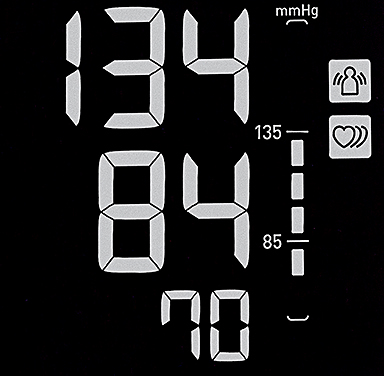
#> input picture sample.png, 384 x 376 px
$ python omronbp786-testing.py   (older library calls are emulated)
#> lines starting #> are read from the running program, lines starting #| are printed output that depends on the picture; after the words box and inside, x2 and y2 are one past the last pixel; in counts of white or black regions, pixels touching at a corner belong together
#!/usr/bin/env python

"""
Proof of concept script; As of this writing, the Omron BP786 does not currently support data export outside of a closed-source app.
Code modified from http://www.pyimagesearch.com/2017/02/13/recognizing-digits-with-opencv-and-python/
"""

from imutils import contours
import imutils
import cv2
import time

class OmronBP786(object):
    """
    A class for reading the display of an Omron BP786 blood pressure monitor.
    """
    DIGITS_LOOKUP = {
        (1, 1, 1, 0, 1, 1, 1): 0,
        (0, 0, 1, 0, 0, 1, 0): 1,
        (1, 0, 1, 1, 1, 1, 0): 2,
        (1, 0, 1, 1, 0, 1, 1): 3,
        (0, 1, 1, 1, 0, 1, 0): 4,
        (1, 1, 0, 1, 0, 1, 1): 5,
        (1, 1, 0, 1, 1, 1, 1): 6,
        (1, 1, 1, 0, 0, 1, 0): 7,
        (1, 1, 1, 1, 1, 1, 1): 8,
        (1, 1, 1, 1, 0, 1, 1): 9
    }

    def __init__(self):
        image_file = 'sample.png'

    def acquire(self, image_file='sample.png'):
#> called with image_file = 'sample.png'
        self.image = imutils.resize(cv2.imread(image_file), height=500)
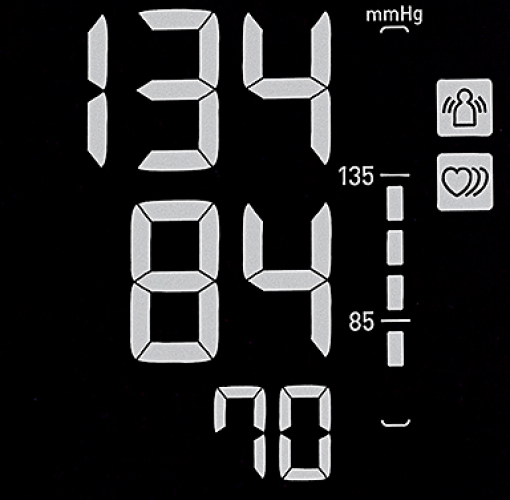
#> self.image: shape (500, 510, 3); mean B, G, R 34.3, 33.8, 33.8
        gray = cv2.cvtColor(self.image, cv2.COLOR_BGR2GRAY)
        blurred = cv2.GaussianBlur(gray, (39, 39), 0)# kernel width and height should be odd
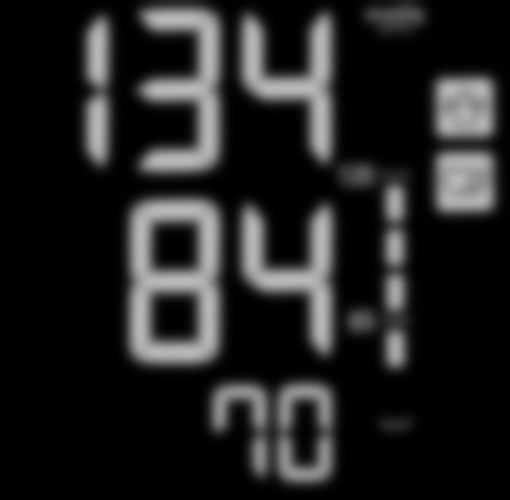
#> blurred: shape (500, 510); min 0, max 185, mean 33.8
        thresh = cv2.threshold(blurred, 0, 255,
            cv2.THRESH_BINARY | cv2.THRESH_OTSU)[1]
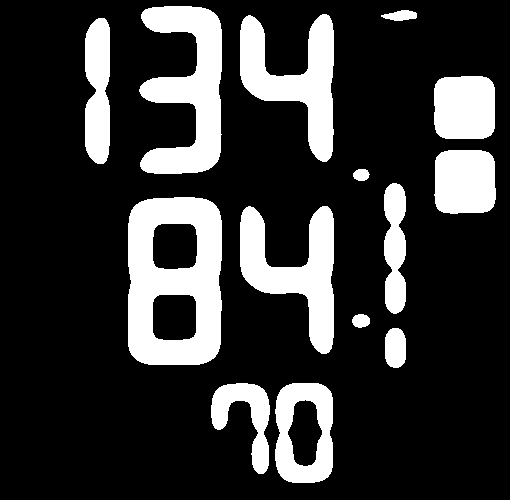
#> thresh: shape (500, 510); 20.6% white; 14 white regions, largest, box (x1, y1, x2, y2) and area: (128, 197, 222, 365) 11333, (139, 6, 222, 174) 7984, (240, 206, 334, 354) 6480
        kernel = cv2.getStructuringElement(cv2.MORPH_ELLIPSE, (1, 5))
        self.thresh = cv2.morphologyEx(thresh, cv2.MORPH_OPEN, kernel)
#> self.thresh: shape (500, 510); 20.6% white; 14 white regions

        cnts = cv2.findContours(thresh.copy(), cv2.RETR_EXTERNAL,
            cv2.CHAIN_APPROX_SIMPLE)
#> cnts = 14 contours; largest, box (x1, y1, x2, y2) and area: (128, 197, 222, 365) 14805, (139, 6, 222, 174) 7676, (240, 206, 334, 354) 6224, (240, 14, 334, 162) 6170, (275, 383, 333, 483) 5184
        cnts = cnts[0] if imutils.is_cv2() else cnts[1]
        digit_coords = []

        for c in cnts:
            (x, y, w, h) = cv2.boundingRect(c)
            if float(h) / w > 1.1 and h > 70:# only grab large countours
                digit_coords.append((x, y, w, h))
#> this loop made 14 passes
#> (x, y, w, h) on passes 1 to 12: (275, 383, 58, 100), (211, 383, 59, 91), (385, 328, 21, 40), (352, 314, 18, 14), (240, 206, 94, 148), (128, 197, 94, 168), (384, 183, 22, 131), (353, 169, 17, 12), (434, 150, 62, 64), (434, 76, 61, 63), (85, 18, 25, 146), (240, 14, 94, 148)
#> after the loop, digit_coords = [(275, 383, 58, 100), (211, 383, 59, 91), (240, 206, 94, 148), (128, 197, 94, 168), (384, 183, 22, 131), (85, 18, 25, 146), (240, 14, 94, 148), (139, 6, 83, 168)]

        digit_coords.remove(max(digit_coords))# remove right-most artefact (not a digit)

        digit_coords.sort(key=lambda x:x[1])

        self.bin_list = [[digit_coords.pop(0)]]
#> self.bin_list = [[(139, 6, 83, 168)]]

        for rect in digit_coords:
            if abs(rect[1] - self.bin_list[0][0][1]) < 20:
                self.bin_list[0].append(rect)
                digit_coords = digit_coords[1:]
#> this loop made 6 passes

        self.bin_list.append([digit_coords.pop(0)])

        for rect in digit_coords:
            if abs(rect[1] - self.bin_list[1][0][1]) < 20:
                self.bin_list[1].append(rect)
                digit_coords = digit_coords[1:]
#> this loop made 3 passes
#> (rect, digit_coords) on pass 1: ((240, 206, 94, 148), [(275, 383, 58, 100), (211, 383, 59, 91)])

        self.bin_list.append(digit_coords)

        for entry in self.bin_list:
            entry.sort()
#> this loop made 3 passes

    def systolic(self):
        self.digits = []
        systolic_digit = ''
        if len(self.bin_list[0]) == 3:# if there are three digits in bin, then value must be >= 100
            systolic_digit = '1'
            del(self.bin_list[0][0])

        for digit_coords in self.bin_list[0]:
            self.compute_segments(digit_coords, 0.25, 0.15, 0.15)
#> this loop made 2 passes
#> (x in compute_segments, y in compute_segments, w in compute_segments, h in compute_segments, roiH in compute_segments, roiW in compute_segments, dW in compute_segments, dH in compute_segments) on passes 1 to 2: (139, 6, 83, 168, 168, 83, 20, 25), (240, 14, 94, 148, 148, 94, 23, 22)
#> pass 1, in compute_segments, `roi = self.thresh[y:y + h, x:x + w]`:
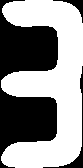
#> roi: shape (168, 83); 57.2% white; 3 black regions, box (x1, y1, x2, y2) and area: (0, 0, 58, 168) 5507, (43, 66, 83, 168) 305, (53, 0, 83, 23) 152
#> pass 2, in compute_segments (call 2), `roi = self.thresh[y:y + h, x:x + w]`:
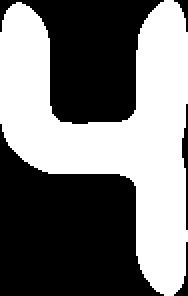
#> roi: shape (148, 94) (shown 2 times larger); 46.2% white; 1 white region, box (x1, y1, x2, y2) and area: (0, 0, 94, 148) 6425

        return (int(systolic_digit + ''.join(self.digits)),'mmHg')

    def diastolic(self):
        self.digits = []
        diastolic_digit = ''
        if len(self.bin_list[1]) == 3:
            diastolic_digit = '1'
            del(self.bin_list[1][0])

        for digit_coords in self.bin_list[1]:
            self.compute_segments(digit_coords, 0.25, 0.15, 0.15)

        return (int(diastolic_digit + ''.join(self.digits)),'mmHg')

    def pulse(self):
        self.digits = []
        pulse_digit = ''
        if len(self.bin_list[2]) == 3:
            pulse_digit = '1'
            del(self.bin_list[2][0])

        for digit_coords in self.bin_list[2]:
            self.compute_segments(digit_coords, 0.20, 0.12, 0.12)

        return (int(pulse_digit + ''.join(self.digits)),'bpm')

    def compute_segments(self, digit_coords, dW_factor, dH_factor, dHC_factor):
        (x, y, w, h) = digit_coords
        roi = self.thresh[y:y + h, x:x + w]
        (roiH, roiW) = roi.shape

        (dW, dH) = (int(roiW * dW_factor), int(roiH * dH_factor))
        dHC = int(roiH * dHC_factor)

        segments = [
            ((0, 0), (w, dH)),  # top
            ((0, 0), (dW, h // 2)), # top-left
            ((w - dW, 0), (w, h // 2)), # top-right
            ((0, (h // 2) - dHC) , (w, (h // 2) + dHC)), # center
            ((0, h // 2), (dW, h)), # bottom-left
            ((w - dW, h // 2), (w, h)), # bottom-right
            ((0, h - dH), (w, h))   # bottom
        ]

        on = [0] * len(segments)

        for (i, ((xA, yA), (xB, yB))) in enumerate(segments):
            segROI = roi[yA:yB, xA:xB]
            total = cv2.countNonZero(segROI)
            area = (xB - xA) * (yB - yA)

            if total / float(area) > 0.5:# greater than 50% of pixels are non-zero, mark segment as on
                on[i]= 1

        # lookup the digit and draw it on the image
        digit = OmronBP786.DIGITS_LOOKUP[tuple(on)]
        self.digits.append(str(digit))

        cv2.rectangle(self.image, (x, y), (x + w, y + h), (0, 0, 255), 1)


if __name__ == '__main__':
    bp = OmronBP786()
    bp.acquire()
    print(bp.systolic())
    cv2.imshow("Output", bp.image)
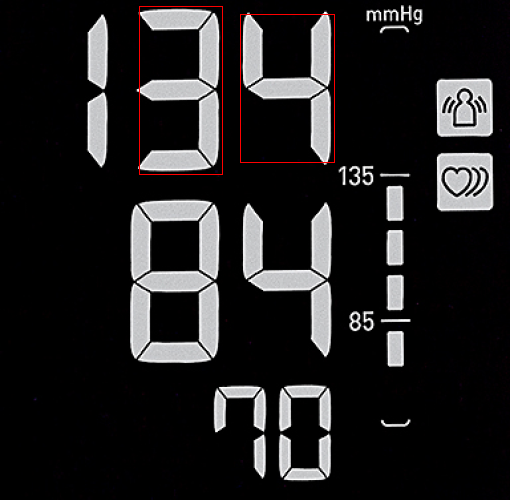
#> window 'Output': shape (500, 510, 3); mean B, G, R 34.3, 33.8, 34.8
    cv2.waitKey(0)
